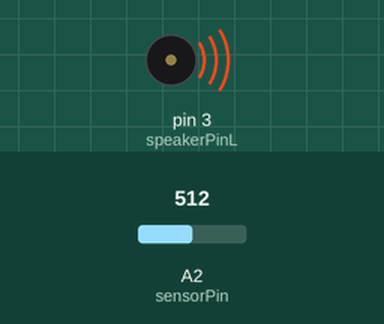
Recording of a sketch running on a simulated Arduino Uno, built with avr-gcc and run on an emulated ATmega328P. Parts: buzzer (waves = sounding). The inputs (shaded band) are chosen by the test bench; at power-on: A2 (sensorPin) = 512.

Above: at 0.1 s.
Timing chart, 0 to 1.6 s (numbered marks = the images above):
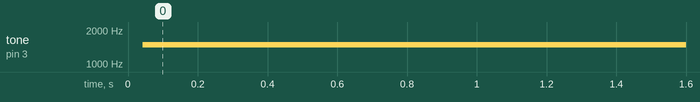

The sketch:

a_leatherPhones.ino
```cpp
// code for speakerPhones
#include "pitches.h"
#define speakerPinR 2
#define speakerPinL 3
#define sensorPin 2

void setup() {
  pinMode(speakerPinR, OUTPUT);
  pinMode(speakerPinL, OUTPUT);
  pinMode(sensorPin, INPUT);
  digitalWrite(4, HIGH);
}

void loop() {
  int  lightValue = analogRead(sensorPin);
  lightValue = map(lightValue, 0, 1023, 1000, 5000);
  myTone(speakerPinL, lightValue, 100);
}

void myTone (unsigned char speaker, int frequencyInHertz, long timeInMilliseconds)     // the sound producing function
{
  int x;
  long delayAmount = (long)(1000000/frequencyInHertz);
  long loopTime = (long)((timeInMilliseconds*1000)/(delayAmount*2));
  for (x=0;x<loopTime;x++)
  {
    digitalWrite(speaker,HIGH);
    delayMicroseconds(delayAmount);
    digitalWrite(speaker,LOW);
    delayMicroseconds(delayAmount);
  }
}
```

Measured:
- by itself, tone on pin 3 (speakerPinL): silent → 1482 Hz at 0.04 s
